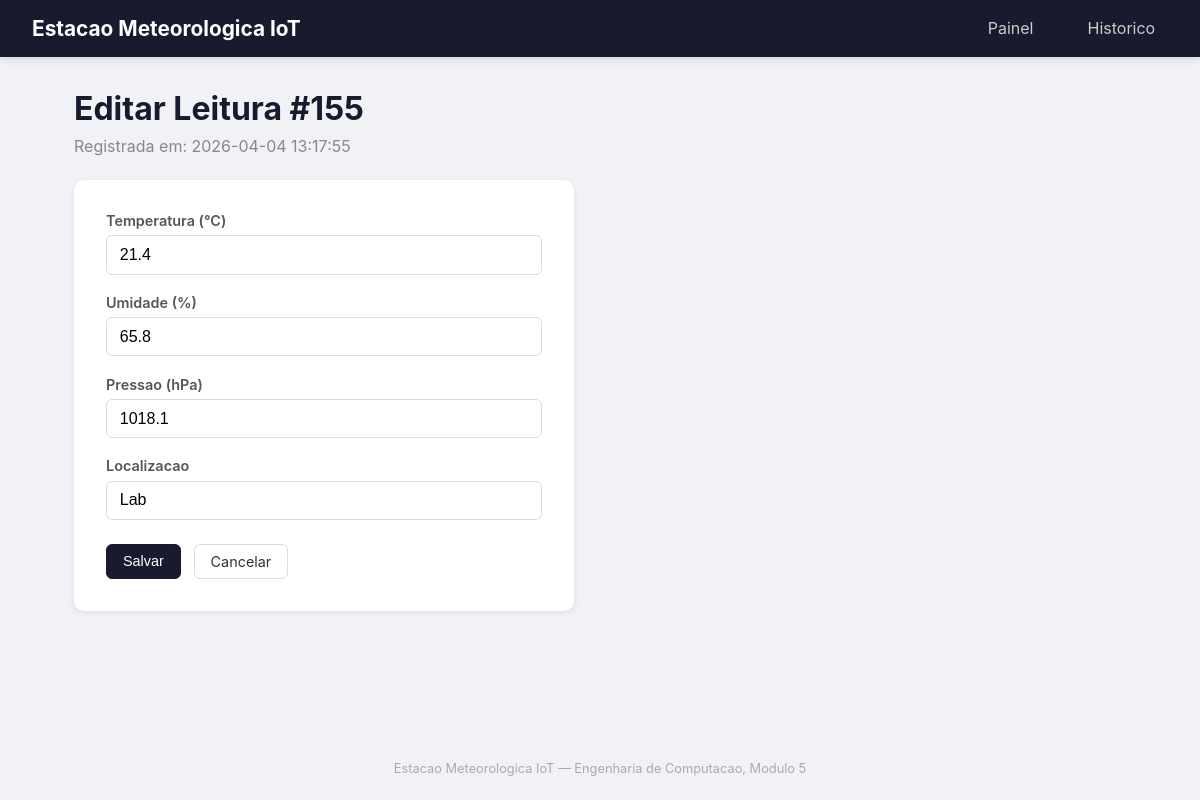
The page /leituras/155 on the database its author committed.
### tables this page shows
CREATE TABLE leituras (
    id INTEGER PRIMARY KEY AUTOINCREMENT,
    temperatura REAL NOT NULL,
    umidade REAL NOT NULL,
    pressao REAL,
    localizacao TEXT DEFAULT 'Lab',
    timestamp DATETIME DEFAULT (datetime('now','localtime'))
);

### app.py (the view)
@app.route('/leituras/<int:id>', methods=['GET'])
def detalhe(id):
    leitura = buscar_leitura(id)
    if not leitura:
        return jsonify({'erro': 'Leitura não encontrada'}), 404
    if request.args.get('formato') == 'json':
        return jsonify(leitura)
    return render_template('editar.html', leitura=leitura)

### database.py (called while the page is built)
def get_db_connection():
    conn = sqlite3.connect(DATABASE, timeout=10)
    conn.execute('PRAGMA journal_mode=WAL')
    conn.execute('PRAGMA busy_timeout=5000')
    conn.row_factory = sqlite3.Row
    return conn

def buscar_leitura(id):
    conn = get_db_connection()
    leitura = conn.execute('SELECT * FROM leituras WHERE id = ?', (id,)).fetchone()
    conn.close()
    if leitura:
        return dict(leitura)
    return None

### templates/editar.html (shortened to what this page needs)
{% extends "base.html" %}
{% block content %}
<h1>Editar Leitura #{{ leitura.id }}</h1>
<p class="subtitle">Registrada em: {{ leitura.timestamp }}</p>
<form id="form-editar" class="form-card">
    <div class="form-group">
        <label for="temperatura">Temperatura (&#176;C)</label>
        <input type="number" step="0.1" id="temperatura" name="temperatura"
               value="{{ leitura.temperatura }}" required>
    </div>
    <div class="form-group">
        <label for="umidade">Umidade (%)</label>
        <input type="number" step="0.1" id="umidade" name="umidade"
               value="{{ leitura.umidade }}" required>
    </div>
    <div class="form-group">
        <label for="pressao">Pressao (hPa)</label>
        <input type="number" step="0.1" id="pressao" name="pressao"
               value="{{ leitura.pressao if leitura.pressao else '' }}">
    </div>
    <div class="form-group">
        <label for="localizacao">Localizacao</label>
        <input type="text" id="localizacao" name="localizacao"
               value="{{ leitura.localizacao }}">
    </div>
    <div class="form-actions">
        <button type="submit" class="btn btn-primary">Salvar</button>
        <a href="{{ url_for('listar') }}" class="btn">Cancelar</a>
    </div>
</form>
{% endblock %}

### static/css/style.css (style rules this page uses)
* { margin: 0; padding: 0; box-sizing: border-box; }
body { font-family: -apple-system, BlinkMacSystemFont, 'Segoe UI', Roboto, sans-serif; background: #f0f2f5; color: #333; min-height: 100vh; display: flex; flex-direction: column; }
.btn { display: inline-block; padding: 0.5rem 1rem; border: 1px solid #ddd; border-radius: 6px; background: #fff; color: #333; cursor: pointer; font-size: 0.9rem; text-decoration: none; transition: all 0.2s; }
.btn-primary { background: #1a1a2e; color: #fff; border-color: #1a1a2e; }
.form-card { background: #fff; border-radius: 10px; padding: 2rem; max-width: 500px; box-shadow: 0 2px 6px rgba(0,0,0,0.08); }
.form-group { margin-bottom: 1.2rem; }
.form-group label { display: block; margin-bottom: 0.4rem; font-weight: 600; font-size: 0.9rem; color: #555; }
.form-group input { width: 100%; padding: 0.6rem 0.8rem; border: 1px solid #ddd; border-radius: 6px; font-size: 1rem; }
.form-actions { display: flex; gap: 0.8rem; margin-top: 1.5rem; }
.subtitle { color: #888; margin-bottom: 1.5rem; }
h1 { margin-bottom: 0.5rem; color: #1a1a2e; }

### rows shown on the page
leituras: id "155", timestamp "2026-04-04 13:17:55", temperatura "21.4", umidade "65.8", pressao "1018.1", localizacao "Lab"
